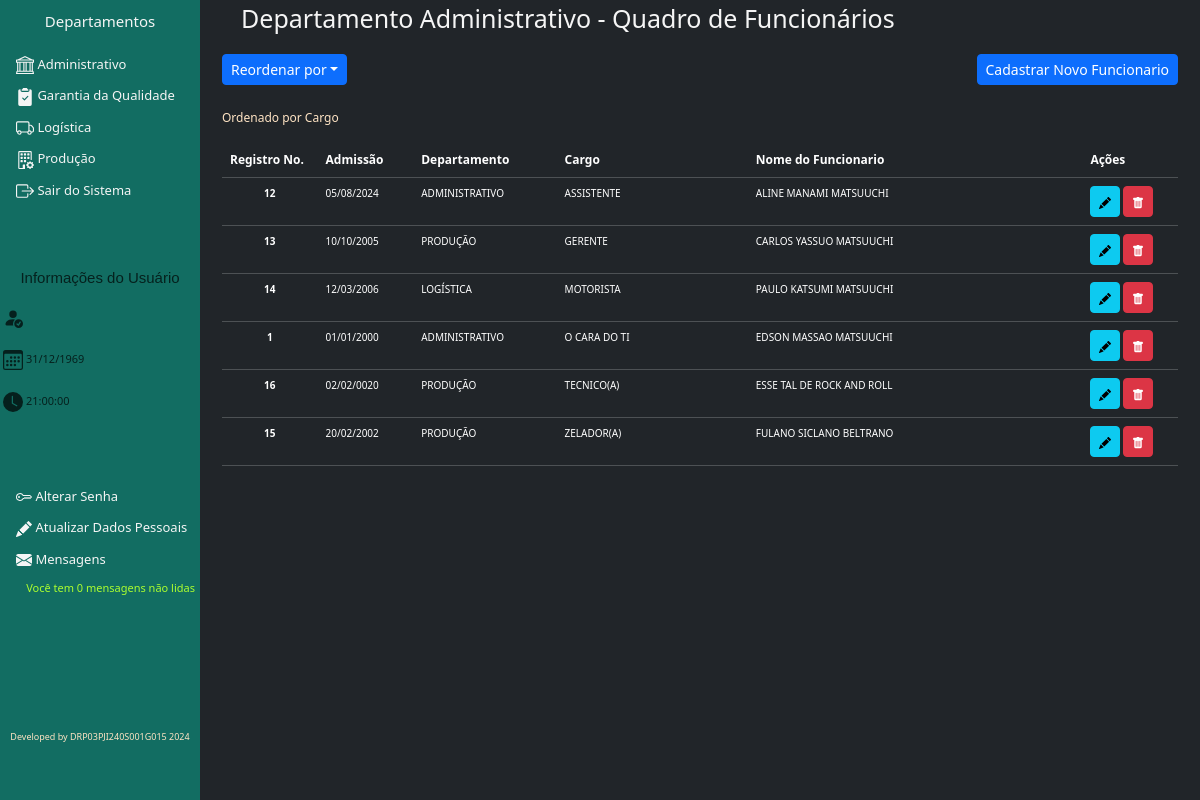
The page /07QuadroFuncionarios.php on the database its author committed.
### tables this page shows
CREATE TABLE `quadro_funcionarios` (
  `ID_FUNCIONARIO` int(11) NOT NULL,
  `NOME_FUNCIONARIO` varchar(120) NOT NULL,
  `DATA_ADMISSAO` date NOT NULL,
  `CARGO` varchar(45) NOT NULL,
  `DEPARTAMENTO` varchar(45) NOT NULL,
  `CREDENCIAL` int(2) NOT NULL,
  `USUARIO` varchar(15) NOT NULL,
  `SENHA` varchar(6) NOT NULL,
  `ID_USUARIO` varchar(220) NOT NULL,
  `SENHA_USUARIO` varchar(220) NOT NULL,
  `DATA_NASCIMENTO` date NOT NULL,
  `CPF` varchar(14) DEFAULT NULL,
  `RG` varchar(12) DEFAULT NULL,
  `TELEFONE` varchar(15) DEFAULT NULL,
  `EMAIL` varchar(100) DEFAULT NULL,
  `RUA_RES` varchar(100) DEFAULT NULL,
  `NUM_RES` varchar(10) DEFAULT NULL,
  `COMPLEMENTO` varchar(45) DEFAULT NULL,
  `BAIRRO` varchar(75) DEFAULT NULL,
  `CIDADE` varchar(75) DEFAULT NULL,
  `UF` varchar(2) DEFAULT NULL,
  `RESPONSAVEL_CADASTRO` varchar(120) NOT NULL
);

### 07QuadroFuncionarios.php (the view, shortened to what this page needs)
<?php
include_once 'EstruturaPrincipal.php';
$listar = $connDB->prepare("SELECT * FROM quadro_funcionarios ORDER BY CARGO ASC");
$listar->execute();
?>
  <div class="main">
    <div class="container">
      <p style="margin-left: 2%; font-size: 25px; color: whitesmoke">Departamento Administrativo - Quadro de Funcionários</p>
      <button class="btn btn-sm btn-primary dropdown-toggle" type="button" data-bs-toggle="dropdown" aria-expanded="false">Reordenar por</button>
      <button class="btn btn-sm btn-primary" style="float:right" onclick="location.href='<?php echo $acesso7 ?>'">Cadastrar Novo Funcionario</button><br><br>
      <div class="overflow-auto">
        <table class="table table-dark table-hover">
        <p style="font-size: 12px; color: bisque">Ordenado por Cargo</p>
          <thead style="font-size: 12px">
            <tr>
              <th scope="col" style="width: 10%">Registro No.</th>
              <th scope="col" style="width: 10%">Admissão</th>
              <th scope="col" style="width: 15%">Departamento</th>
              <th scope="col" style="width: 20%">Cargo</th>
              <th scope="col" style="width: 35%">Nome do Funcionario</th>
              <th scope="col" style="width: 10%">Ações</th>
            </tr>
          </thead>
          <tbody style="height: 75%; font-size: 10px;">
            <?php while($rowLog = $listar->fetch(PDO::FETCH_ASSOC)){ $id = $rowLog['ID_FUNCIONARIO'];?>
            <tr>
              <th style="width: 10%; text-align: center">
                <?php echo $rowLog['ID_FUNCIONARIO']; ?> </th>
              <td style="width: 10%">
                <?php if(!empty($rowLog['DATA_ADMISSAO'])){$dO = $rowLog['DATA_ADMISSAO']; $DO = strtotime($dO); echo date('d/m/Y', $DO);}else{ echo 'Logado';} ?> </td>
              <td style="width: 15%">
                <?php echo $rowLog['DEPARTAMENTO']; ?> </td>
              <td style="width: 15%">
                <?php echo $rowLog['CARGO']; ?> </td>
              <td style="width: 25%">
                <?php echo limitador($rowLog['NOME_FUNCIONARIO'], 80); ?> </td>
              <td style="width: 15%">
                <a class="btn btn-sm btn-info" href="08EditaDadosFuncionario.php?id=<?php echo $id ?>">
                  </a>
                <a class="btn btn-sm btn-danger" href="">
                </a>
              </td>
            </tr><?php } ?>
          </tbody>
        </table>
      </div>
    </div>
  </div>

### EstruturaPrincipal.php (style rules this page uses)
.main { margin-left: 200px; padding: 0px 10px; }

### rows shown on the page
quadro_funcionarios: ID_FUNCIONARIO "12", DATA_ADMISSAO "05/08/2024", DEPARTAMENTO "ADMINISTRATIVO", CARGO "ASSISTENTE", NOME_FUNCIONARIO "ALINE MANAMI MATSUUCHI"
quadro_funcionarios: ID_FUNCIONARIO "13", DATA_ADMISSAO "10/10/2005", DEPARTAMENTO "PRODUÇÃO", CARGO "GERENTE", NOME_FUNCIONARIO "CARLOS YASSUO MATSUUCHI"
quadro_funcionarios: ID_FUNCIONARIO "14", DATA_ADMISSAO "12/03/2006", DEPARTAMENTO "LOGÍSTICA", CARGO "MOTORISTA", NOME_FUNCIONARIO "PAULO KATSUMI MATSUUCHI"
quadro_funcionarios: ID_FUNCIONARIO "1", DATA_ADMISSAO "01/01/2000", DEPARTAMENTO "ADMINISTRATIVO", CARGO "O CARA DO TI", NOME_FUNCIONARIO "EDSON MASSAO MATSUUCHI"
quadro_funcionarios: ID_FUNCIONARIO "16", DATA_ADMISSAO "02/02/0020", DEPARTAMENTO "PRODUÇÃO", CARGO "TECNICO(A)", NOME_FUNCIONARIO "ESSE TAL DE ROCK AND ROLL"
quadro_funcionarios: ID_FUNCIONARIO "15", DATA_ADMISSAO "20/02/2002", DEPARTAMENTO "PRODUÇÃO", CARGO "ZELADOR(A)", NOME_FUNCIONARIO "FULANO SICLANO BELTRANO"

### other values the page prints
date('d/m/Y', $dLog) "31/12/1969"
date('H:i:s', $hLog) "21:00:00"
$numMsg "0"
